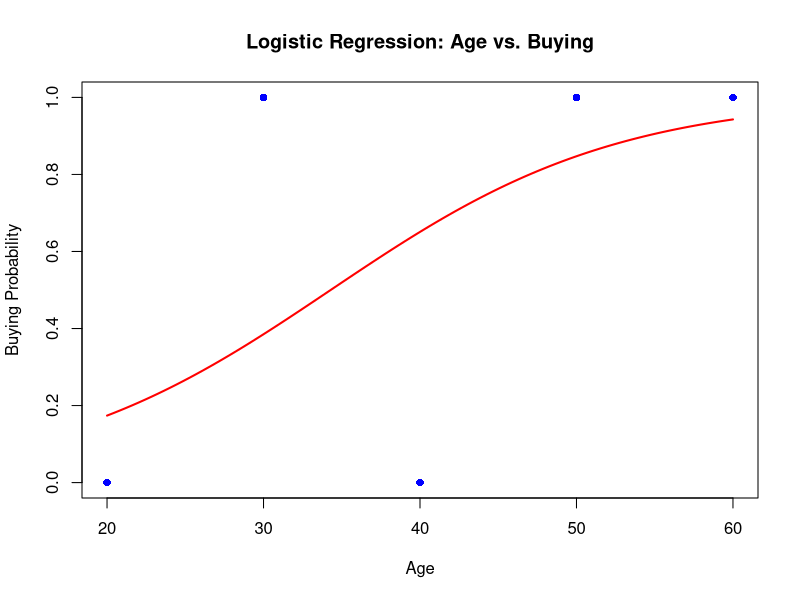

Reproduce this figure in R.
# Define the age and buying data
age <- c(20, 30, 40, 50, 60)
buy <- c(0, 1, 0, 1, 1) 
model <- glm(buy ~ age, family = binomial)
summary(model)
predicted_probs <- predict(model, newdata = data.frame(age = c(25, 35)), type = "response")
print(predicted_probs)
age_seq <- seq(min(age), max(age), length.out = 100)
fitted_probs <- predict(model, newdata = data.frame(age = age_seq), type = "response")
plot(age, buy, main = "Logistic Regression: Age vs. Buying",
     xlab = "Age", ylab = "Buying Probability", pch = 16, col = "blue", ylim = c(0, 1))
lines(age_seq, fitted_probs, col = "red", lwd = 2)
